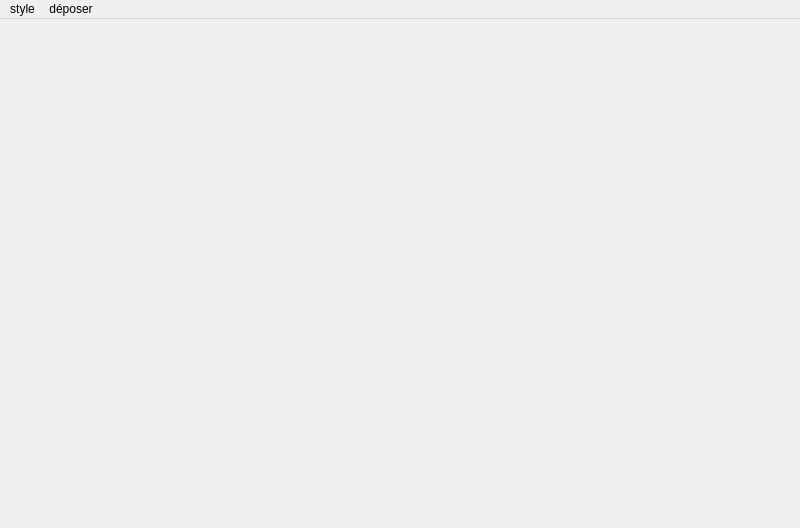
<?xml version="1.0" encoding="UTF-8"?>
<ui version="4.0">
 <class>pinter</class>
 <widget class="QMainWindow" name="pinter">
  <property name="geometry">
   <rect>
    <x>0</x>
    <y>0</y>
    <width>800</width>
    <height>528</height>
   </rect>
  </property>
  <property name="windowTitle">
   <string>MainWindow</string>
  </property>
  <widget class="QWidget" name="centralwidget"/>
  <widget class="QMenuBar" name="menuBar">
   <property name="geometry">
    <rect>
     <x>0</x>
     <y>0</y>
     <width>800</width>
     <height>22</height>
    </rect>
   </property>
   <widget class="QMenu" name="menustyle">
    <property name="title">
     <string>style</string>
    </property>
    <addaction name="actiontaille"/>
    <addaction name="actioncolour"/>
   </widget>
   <widget class="QMenu" name="menud_poser">
    <property name="title">
     <string>déposer</string>
    </property>
    <addaction name="actionsupprimer"/>
   </widget>
   <addaction name="menustyle"/>
   <addaction name="menud_poser"/>
  </widget>
  <action name="actiontaille">
   <property name="text">
    <string>taille</string>
   </property>
  </action>
  <action name="actioncolour">
   <property name="text">
    <string>colour</string>
   </property>
  </action>
  <action name="actionsupprimer">
   <property name="text">
    <string>supprimer</string>
   </property>
  </action>
 </widget>
 <resources/>
 <connections/>
</ui>
